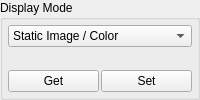
             <widget class="QGroupBox" name="dispModeGroup">
              <property name="sizePolicy">
               <sizepolicy hsizetype="Preferred" vsizetype="Minimum">
                <horstretch>0</horstretch>
                <verstretch>0</verstretch>
               </sizepolicy>
              </property>
              <property name="title">
               <string>Display Mode</string>
              </property>
              <layout class="QVBoxLayout" name="verticalLayout_3">
               <property name="spacing">
                <number>2</number>
               </property>
               <property name="leftMargin">
                <number>5</number>
               </property>
               <property name="topMargin">
                <number>5</number>
               </property>
               <property name="rightMargin">
                <number>5</number>
               </property>
               <property name="bottomMargin">
                <number>5</number>
               </property>
               <item>
                <widget class="QComboBox" name="modeList">
                 <property name="sizePolicy">
                  <sizepolicy hsizetype="Preferred" vsizetype="Fixed">
                   <horstretch>0</horstretch>
                   <verstretch>0</verstretch>
                  </sizepolicy>
                 </property>
                 <item>
                  <property name="text">
                   <string>Static Image / Color</string>
                  </property>
                 </item>
                 <item>
                  <property name="text">
                   <string>Test Pattern</string>
                  </property>
                 </item>
                 <item>
                  <property name="text">
                   <string>HDMI Port</string>
                  </property>
                 </item>
                 <item>
                  <property name="text">
                   <string>Stored Pattern Sequence</string>
                  </property>
                 </item>
                </widget>
               </item>
               <item>
                <spacer name="verticalSpacer_6">
                 <property name="orientation">
                  <enum>Qt::Vertical</enum>
                 </property>
                 <property name="sizeType">
                  <enum>QSizePolicy::MinimumExpanding</enum>
                 </property>
                 <property name="sizeHint" stdset="0">
                  <size>
                   <width>20</width>
                   <height>0</height>
                  </size>
                 </property>
                </spacer>
               </item>
               <item>
                <layout class="QHBoxLayout" name="horizontalLayout">
                 <property name="spacing">
                  <number>2</number>
                 </property>
                 <item>
                  <widget class="QPushButton" name="dispModeGetBut">
                   <property name="text">
                    <string>Get</string>
                   </property>
                  </widget>
                 </item>
                 <item>
                  <widget class="QPushButton" name="dispModeSetBut">
                   <property name="text">
                    <string>Set</string>
                   </property>
                  </widget>
                 </item>
                </layout>
               </item>
              </layout>
             </widget>
